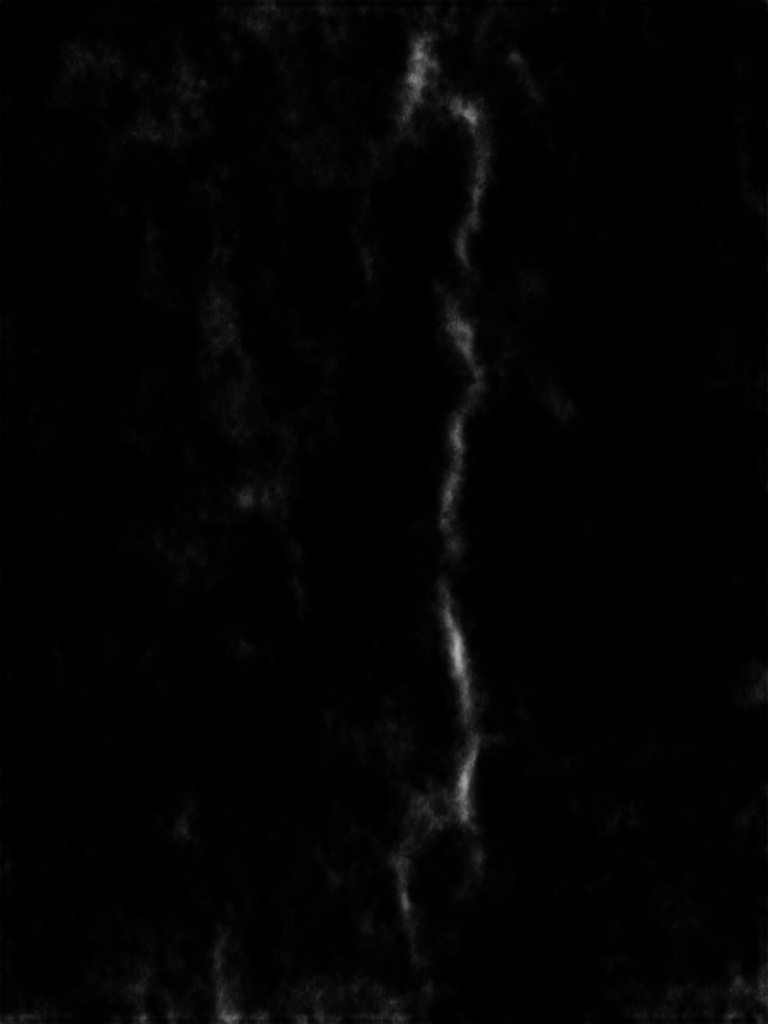
#> input picture resultados_rede/1.jpg, 768 x 1024 px
$ python teste.py   (older library calls are emulated)
#> lines starting #> are read from the running program, lines starting #| are printed output that depends on the picture; after the words box and inside, x2 and y2 are one past the last pixel; in counts of white or black regions, pixels touching at a corner belong together
import cv2
import math
import numpy as np
import scipy.ndimage

def orientated_non_max_suppression(mag, ang):
    ang_quant = np.round(ang / (np.pi/4)) % 4
    winE = np.array([[0, 0, 0],[1, 1, 1], [0, 0, 0]])
    winSE = np.array([[1, 0, 0], [0, 1, 0], [0, 0, 1]])
    winS = np.array([[0, 1, 0], [0, 1, 0], [0, 1, 0]])
    winSW = np.array([[0, 0, 1], [0, 1, 0], [1, 0, 0]])

    magE = non_max_suppression(mag, winE)
    magSE = non_max_suppression(mag, winSE)
    magS = non_max_suppression(mag, winS)
    magSW = non_max_suppression(mag, winSW)

    mag[ang_quant == 0] = magE[ang_quant == 0]
    mag[ang_quant == 1] = magSE[ang_quant == 1]
    mag[ang_quant == 2] = magS[ang_quant == 2]
    mag[ang_quant == 3] = magSW[ang_quant == 3]
    return mag

def non_max_suppression(data, win):
    data_max = scipy.ndimage.filters.maximum_filter(data, footprint=win, mode='constant')
    data_max[data != data_max] = 0
    return data_max

# start calulcation
image = cv2.imread("resultados_rede/1.jpg")
#> image is the input picture: shape (1024, 768, 3); min 0, max 174, mean 2.7
gray_image = cv2.cvtColor(image,cv2.COLOR_BGR2GRAY)

with_nmsup = True #apply non-maximal suppression
fudgefactor = 1.3 #with this threshold you can play a little bit
sigma = 21 #for Gaussian Kernel
kernel = 2*math.ceil(2*sigma)+1 #Kernel size

gray_image = gray_image/255.0
blur = cv2.GaussianBlur(gray_image, (kernel, kernel), sigma)
gray_image = cv2.subtract(gray_image, blur)

# compute sobel response
sobelx = cv2.Sobel(gray_image, cv2.CV_64F, 1, 0, ksize=3)
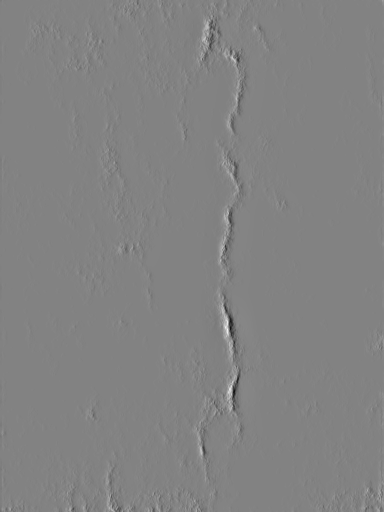
#> sobelx: shape (1024, 768) float64 (shown at 1/2 size); min -0.894, max 0.851, mean 8.46e-05; drawn with min black and max white
sobely = cv2.Sobel(gray_image, cv2.CV_64F, 0, 1, ksize=3)
mag = np.hypot(sobelx, sobely)
ang = np.arctan2(sobely, sobelx)
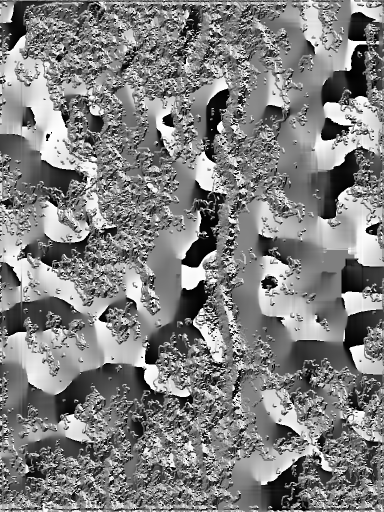
#> ang: shape (1024, 768) float64 (shown at 1/2 size); min -3.14, max 3.14, mean 0.0263; drawn with min black and max white

# threshold
threshold = 4 * fudgefactor * np.mean(mag)
#> threshold = 0.0846
mag[mag < threshold] = 0

#either get edges directly
if with_nmsup is False:
    mag = cv2.normalize(mag, 0, 255, cv2.NORM_MINMAX)
    kernel = np.ones((5,5),np.uint8)
    result = cv2.morphologyEx(mag, cv2.MORPH_CLOSE, kernel)
    cv2.imshow('im', result)
    cv2.waitKey()

#or apply a non-maximal suppression
else:

    # non-maximal suppression
    mag = orientated_non_max_suppression(mag, ang)
#> in orientated_non_max_suppression, `ang_quant = np.round(ang / (np.pi/4)) % 4`:
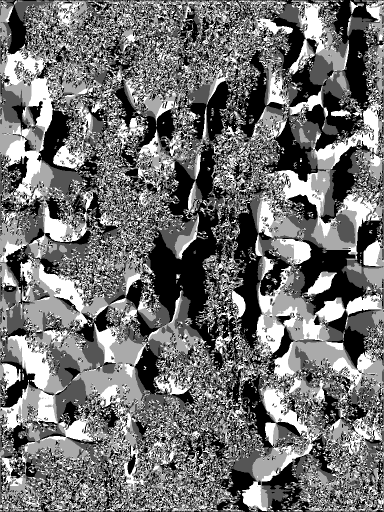
#> ang_quant: shape (1024, 768) float64 (shown at 1/2 size); min 0, max 3, mean 1.33; drawn with min black and max white
    # create mask
    mag[mag > 0] = 255
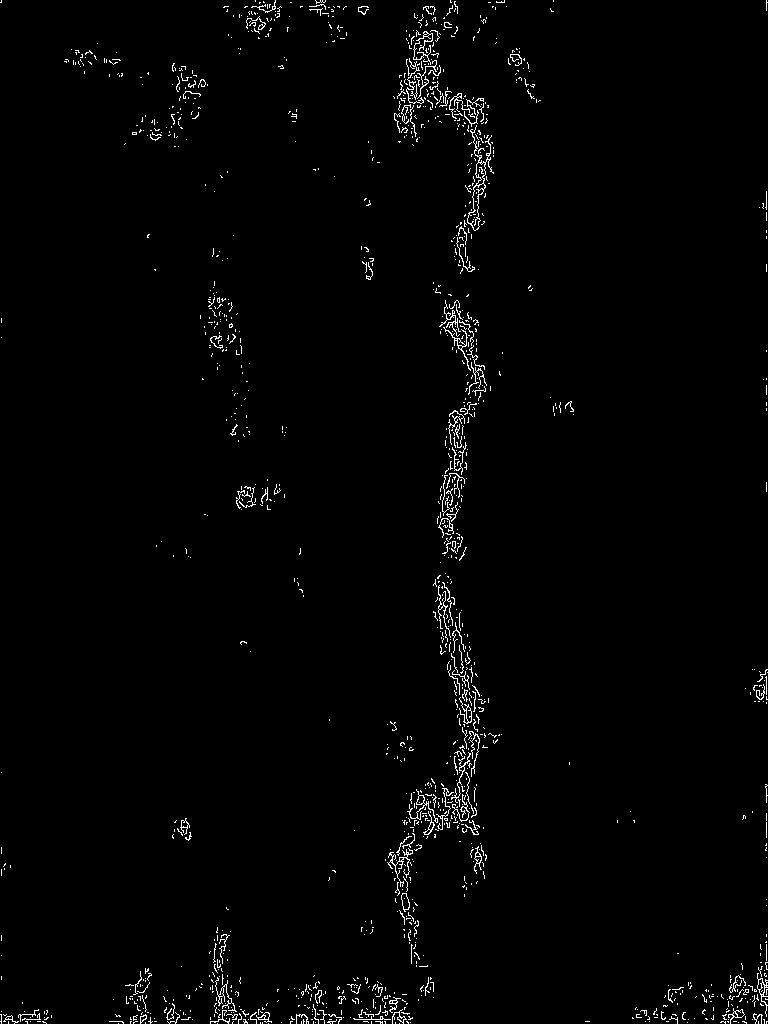
#> mag: shape (1024, 768) float64; 1.5% white in thin lines or dots
    mag = mag.astype(np.uint8)
#> mag: shape (1024, 768); 1.5% white in thin lines or dots

    kernel = np.ones((5,5),np.uint8)
    result = cv2.morphologyEx(mag, cv2.MORPH_CLOSE, kernel)
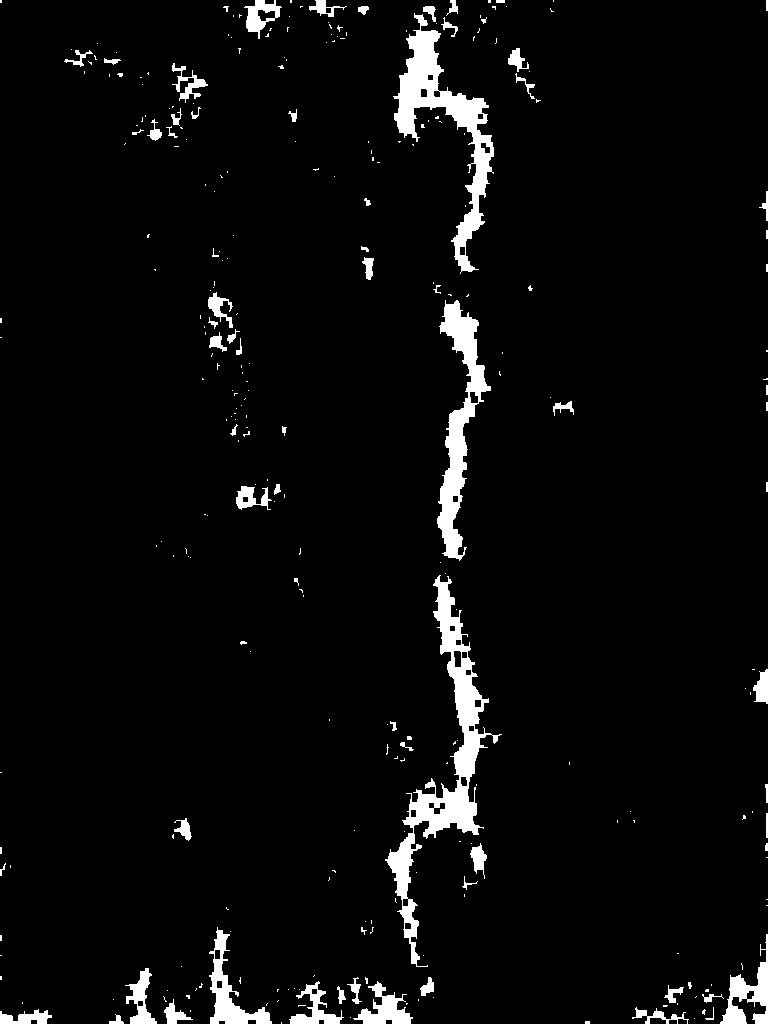
#> result: shape (1024, 768); 4.2% white; 293 white regions (225 under 20 px), largest, box (x1, y1, x2, y2) and area: (385, 575, 502, 967) 7951, (393, 13, 494, 274) 6312, (437, 300, 491, 561) 4752

    cv2.imshow('im', result)
    cv2.waitKey()


# import cv2
# import numpy as np
#
# # Read image as grayscale
# img = cv2.imread('resultados/1.jpg')
# hh, ww = img.shape[:2]
#
# gray = cv2.cvtColor(img,cv2.COLOR_BGR2GRAY)
# invGamma = 1.0 / 0.7
# table = np.array([((i / 255.0) ** invGamma) * 255
# for i in np.arange(0, 256)]).astype("uint8")
#
# # apply gamma correction using the lookup table
# gray = cv2.LUT(gray, table)
#
# # threshold
# thresh = cv2.threshold(gray, 10, 255, cv2.THRESH_BINARY)[1]
#
# # get the (largest) contour
# contours = cv2.findContours(thresh, cv2.RETR_EXTERNAL, cv2.CHAIN_APPROX_SIMPLE)
# contours = contours[0] if len(contours) == 2 else contours[1]
# big_contour = max(contours, key=cv2.contourArea)
#
# # draw white filled contour on black background
# result = np.zeros_like(img)
# cv2.drawContours(result, [big_contour], 0, (255,255,255), cv2.FILLED)
#
# # save results
# cv2.imwrite('result.jpg', result)
#
# cv2.imshow('orig', img)
# cv2.imshow('result', result)
# cv2.waitKey(0)
# cv2.destroyAllWindows()

$ run again, with resultados_rede/2.jpg copied over resultados_rede/1.jpg
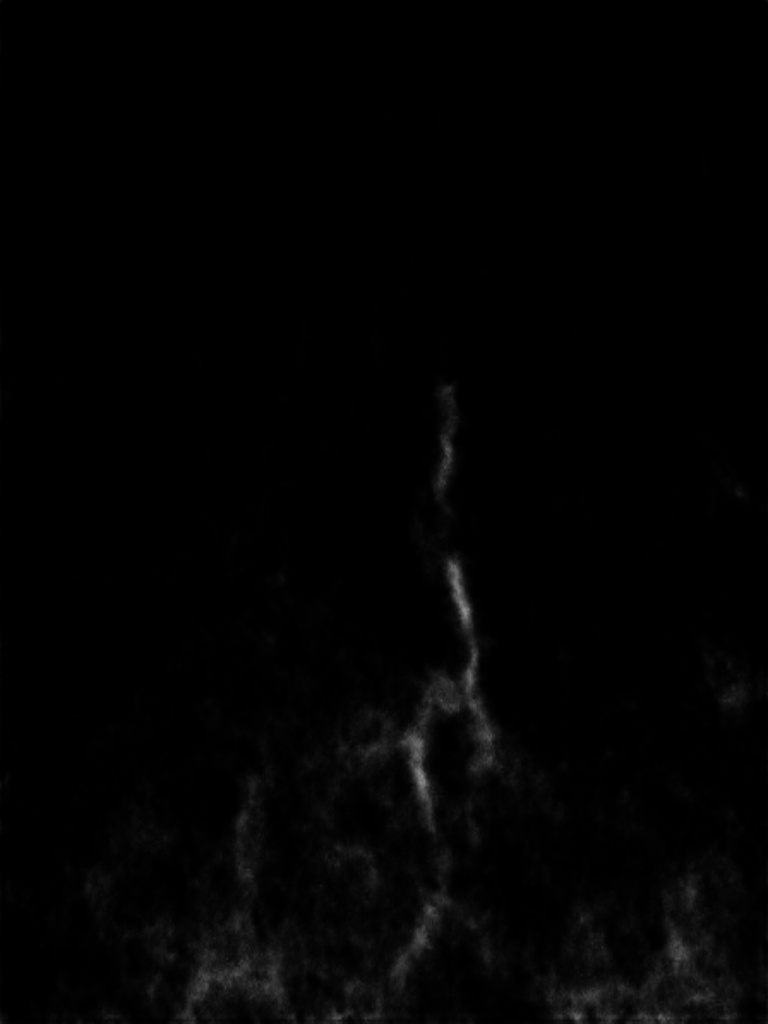
#> input picture resultados_rede/2.jpg, 768 x 1024 px
#> image is the input picture: shape (1024, 768, 3); min 0, max 142, mean 2.5
#> `ang = np.arctan2(sobely, sobelx)`:
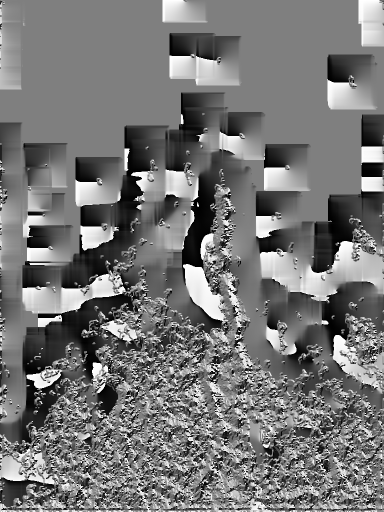
#> ang: shape (1024, 768) float64 (shown at 1/2 size); min -3.14, max 3.14, mean -0.223; drawn with min black and max white
#> threshold = 0.0671
#> `result = cv2.morphologyEx(mag, cv2.MORPH_CLOSE, kernel)`:
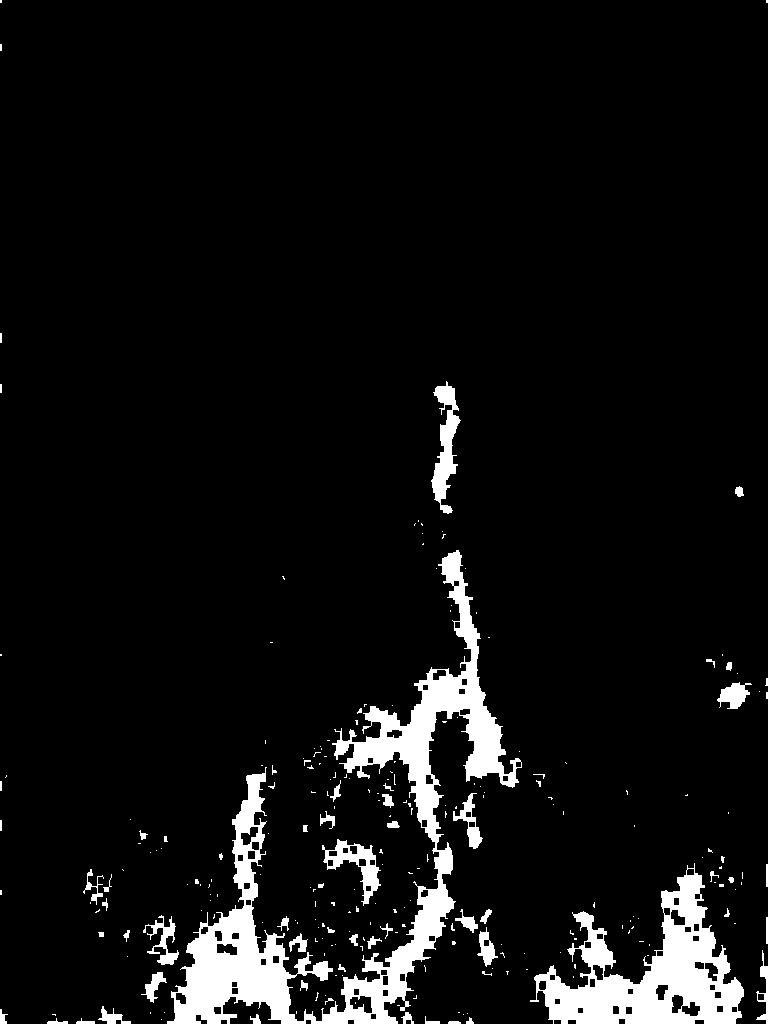
#> result: shape (1024, 768); 6.6% white; 243 white regions (187 under 20 px), largest, box (x1, y1, x2, y2) and area: (167, 550, 522, 1024) 28880, (530, 863, 744, 1024) 13691, (431, 381, 461, 514) 1746
